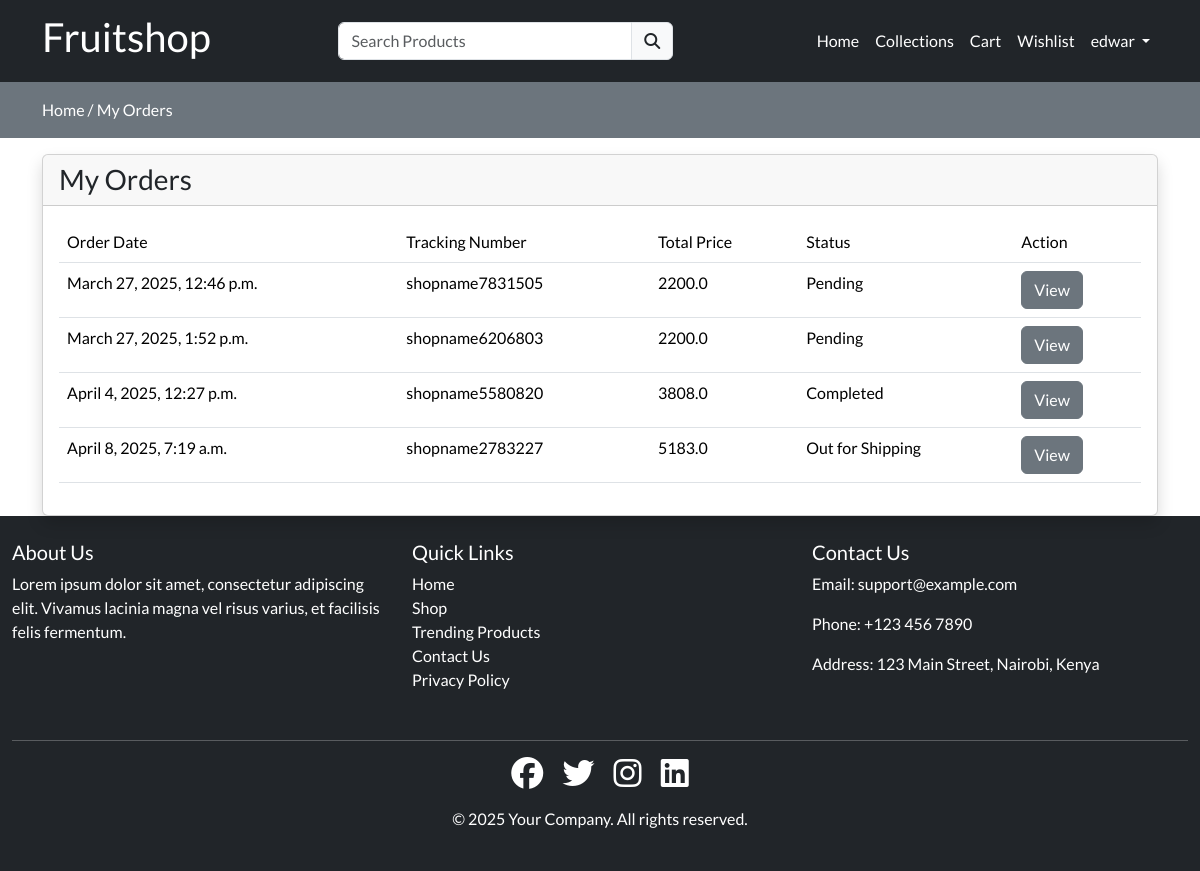
The app's page /my-orders (signed in) with its own data.
### store/models.py (models this page shows, shortened)
class Order(models.Model):
    orderstatus = (
        ('Pending', 'Pending'),
        ('Out for Shipping', 'Out for shipping'),
        ('Completed', 'Completed'),
    )
    user = models.ForeignKey(User, on_delete=models.CASCADE)
    fname = models.CharField(max_length=150, null=False)
    lname = models.CharField(max_length=150, null=False)
    email = models.CharField(max_length=150, null=False)
    phone = models.CharField(max_length=150, null=False)
    address = models.TextField(null=False)
    city = models.CharField(max_length=150, null=False)
    state = models.CharField(max_length=150, null=False)
    country = models.CharField(max_length=150, null=False)
    pincode = models.CharField(max_length=150, null=False)
    total_price = models.FloatField(null=False)
    payment_mode = models.CharField(max_length=150, null=False)
    payment_id = models.CharField(max_length=250, null=True)
    status = models.CharField(max_length=150, choices=orderstatus, default='Pending')
    message = models.TextField(null=True)
    tracking_no = models.CharField(max_length=150, null=True)
    created_at = models.DateTimeField(auto_now_add=True)
    update_at = models.DateTimeField(auto_now=True)

### store/controller/order.py (the view)
# urls.py: path('my-orders', order.index, name="myorders"),
def index(request):
    orders= Order.objects.  filter(user=request.user)
    context = {'orders': orders}
    return render(request, "store/orders/index.html", context)

### store/templates/store/orders/index.html
{% extends "store/layouts/main.html" %}
{% block content %}
    <div class="py-3 bg-secondary">
        <div class="container">
            <a class="text-white" href="{% url 'home' %}">Home /</a>
            <a class="text-white" href="{% url 'myorders' %}">My Orders</a>
        </div>
    </div>
    <div class="container mt-3">
            <div class="row">
                <div class="col-md-12 ">
                    <div class="card shadow ">
                        <div class="card-header ">
                           <h3 class="mb-0"> My Orders</h3>
                        </div>
                        <div class="card-body">
                            <table class="table table-borderd">
                                <thead>
                                    <tr>
                                        <th> Order Date</th>
                                        <th>Tracking Number</th>
                                        <th>Total Price</th>
                                        <th>Status</th>
                                        <th>Action</th>
                                    </tr>
                                </thead>
                                <tbody>
                                    {% for item in orders %}
                                    <tr>
                                        <td>{{item.created_at}}</td>
                                        <td>{{item.tracking_no}}</td>
                                        <td>{{item.total_price}}</td>
                                        <td>{{item.status}}</td>
                                        <td>
                                            <a href="{% url 'orderview' item.tracking_no %}" class="btn btn-secondary"> View </a>
                                        </td>
                                    </tr>
                                    {% endfor %}
                                </tbody>
                            </table>
                        </div>
                    </div>
                </div>
            </div>
    </div>
{% endblock content %}

### store/templates/store/inc/navbar.html (shortened to what this page needs)
<nav class="navbar navbar-expand-lg bg-dark">
  <div class="container">
      <a class="navbar-brand text-white" href="#"><h1>Fruitshop</h1></a>
      <div class="search-bar">
          <form action="{% url 'searchproduct' %}" method="POST">
              <div class="input-group">
                  <input type="search" required name="productsearch" class="form-control" placeholder="Search Products" id="searchproducts">
                  <button class="input-group-text" type="submit"><i class="fa fa-search"></i></button>
              </div>
          </form>
      </div>
      <div class="collapse navbar-collapse" id="navbarNav">
          <ul class="navbar-nav ms-auto">
              <li class="nav-item">
                  <a class="nav-link text-white {% if request.resolver_match.url_name == 'home'%}active {% endif %}" aria-current="page" href="{% url 'home' %}">Home</a>
              </li>
              <li class="nav-item">
                  <a class="nav-link text-white {% if request.resolver_match.url_name == 'collections'%}active {% endif %}" href="{% url 'collections'%}">Collections</a>
              </li>
              <li class="nav-item">
                  <a class="nav-link text-white {% if request.resolver_match.url_name == 'cart'%}active {% endif %}" aria-current="page" href="{% url 'cart' %}">Cart</a>
              </li>
              <li class="nav-item">
                  <a class="nav-link text-white {% if request.resolver_match.url_name == 'wishlist'%}active {% endif %}" aria-current="page" href="{% url 'wishlist' %}">Wishlist</a>
              </li>
              {% if request.user.is_authenticated %}
                  <li class="nav-item dropdown">
                      <a class="nav-link dropdown-toggle text-white" href="#" role="button" data-bs-toggle="dropdown" aria-expanded="false">
                          {{request.user}}
                      </a>
                  </li>
              {% endif %}
          </ul>
      </div>
  </div>
</nav>

### static/css/custom.css (style rules this page uses)
.search-bar { width: 30% !important; margin-left: 10%; }

### store/templates/store/layouts/main.html (style rules this page uses)
* { font-family: "Lato", sans-serif; font-weight: 400; }
a { text-decoration: none; color: #000; }

### records on screen
Order: created_at "March 27, 2025, 12:46 p.m.", tracking_no "shopname7831505", total_price "2200.0", status "Pending"
Order: created_at "March 27, 2025, 1:52 p.m.", tracking_no "shopname6206803", total_price "2200.0", status "Pending"
Order: created_at "April 4, 2025, 12:27 p.m.", tracking_no "shopname5580820", total_price "3808.0", status "Completed"
Order: created_at "April 8, 2025, 7:19 a.m.", tracking_no "shopname2783227", total_price "5183.0", status "Out for Shipping"

### other values on screen
{{ request.user }} "edwar"
